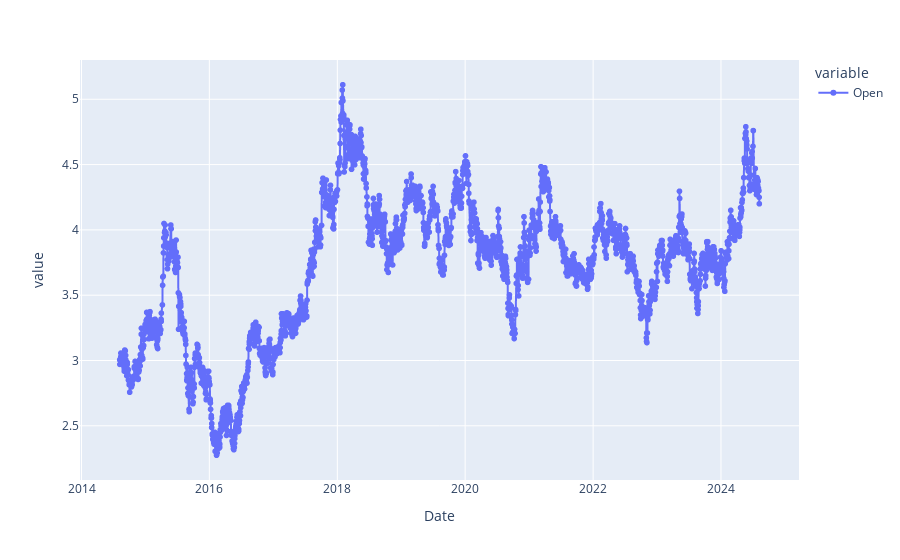
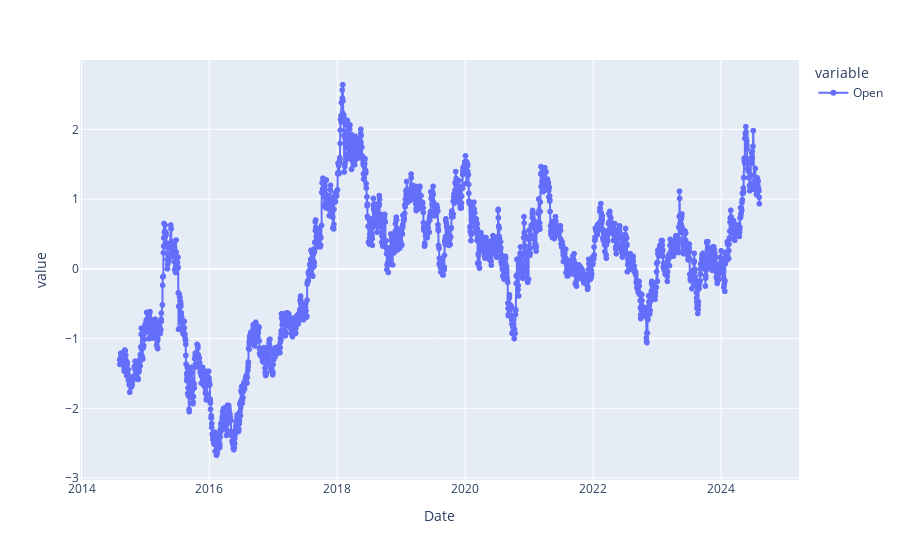

Notebook code cell kept with these figures, in order:
### Code cell
import plotly.express as px
#df = px.data.gapminder().query("continent == 'Oceania'")
import plotly as py
import plotly.graph_objs as go
import plotly.offline as offline_py

offline_py.init_notebook_mode(connected=True)

factor = prices
spread_mean = np.mean(factor)
spread_std = np.std(factor)
z_score = (factor - spread_mean) / spread_std

start = "2022-05-05"
#end = "2024-05-05"

fig = px.scatter(prices) #["2022-03-09":]

fig.update_traces(mode='markers+lines')

fig.show()

returns = prices.pct_change().dropna()

fig =  px.scatter(z_score) #["2022-03-09":]

fig.update_traces(mode='markers+lines')

fig.show()
prices

### Figure 1 — Plotly figure (JSON) as saved in the notebook; plotly's stock layout.template omitted (floating-point values rounded to 4 significant figures; data arrays with more than 128 entries replaced by an {"elided": "..."} marker saying what was removed)
{"data": [{"hovertemplate": "variable=Open<br>Date=%{x}<br>value=%{y}<extra></extra>", "legendgroup": "Open", "marker": {"color": "#636efa", "symbol": "circle"}, "mode": "markers+lines", "name": "Open", "showlegend": true, "type": "scattergl", "x": {"elided": "2464 str values"}, "xaxis": "x", "y": {"elided": "2464 float values"}, "yaxis": "y"}], "layout": {"autosize": true, "legend": {"title": {"text": "variable"}, "tracegroupgap": 0}, "margin": {"t": 60}, "xaxis": {"anchor": "y", "autorange": true, "domain": [0, 1], "range": ["2013-12-28 09:10:02.8708", "2025-03-16 14:49:57.1292"], "title": {"text": "Date"}, "type": "date"}, "yaxis": {"anchor": "x", "autorange": true, "domain": [0, 1], "range": [2.055, 5.331], "title": {"text": "value"}, "type": "linear"}}}

### Figure 2 — Plotly figure (JSON) as saved in the notebook; plotly's stock layout.template omitted (floating-point values rounded to 4 significant figures; data arrays with more than 128 entries replaced by an {"elided": "..."} marker saying what was removed)
{"data": [{"hovertemplate": "variable=Open<br>Date=%{x}<br>value=%{y}<extra></extra>", "legendgroup": "Open", "marker": {"color": "#636efa", "symbol": "circle"}, "mode": "markers+lines", "name": "Open", "showlegend": true, "type": "scattergl", "x": {"elided": "2464 str values"}, "xaxis": "x", "y": {"elided": "2464 float values"}, "yaxis": "y"}], "layout": {"autosize": true, "legend": {"title": {"text": "variable"}, "tracegroupgap": 0}, "margin": {"t": 60}, "xaxis": {"anchor": "y", "autorange": true, "domain": [0, 1], "range": ["2013-12-28 09:10:02.8708", "2025-03-16 14:49:57.1292"], "title": {"text": "Date"}, "type": "date"}, "yaxis": {"anchor": "x", "autorange": true, "domain": [0, 1], "range": [-3.083, 3.05], "title": {"text": "value"}, "type": "linear"}}}
